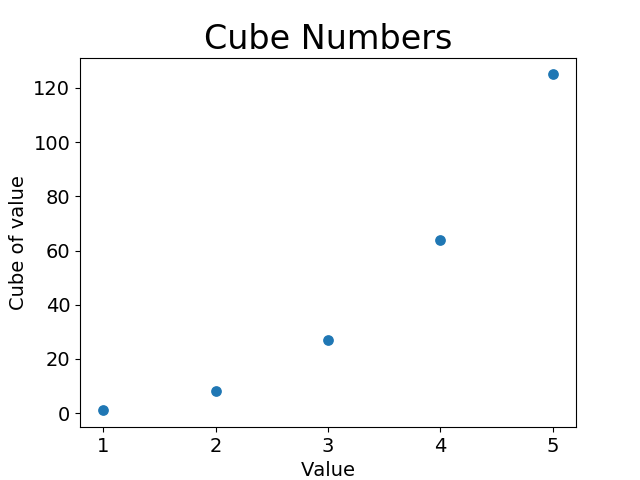

The Python source for this figure:
import matplotlib.pyplot as plt

x_values = list(range(1,6))
y_values = [x**3 for x in x_values]

plt.scatter(x_values, y_values, s=45)


plt.title("Cube Numbers", fontsize=24)
plt.xlabel("Value", fontsize=14)
plt.ylabel("Cube of value", fontsize=14)

plt.tick_params(axis="both", which='major', labelsize=14)


plt.show()
